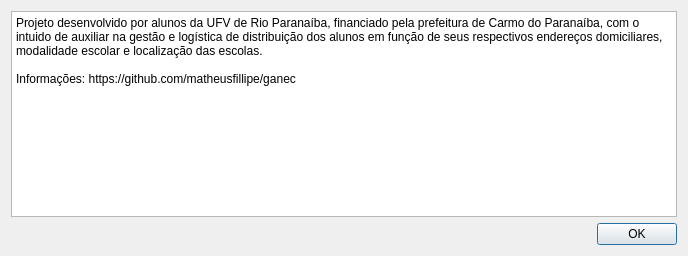
<?xml version="1.0" encoding="UTF-8"?>
<ui version="4.0">
 <class>Dialog</class>
 <widget class="QDialog" name="Dialog">
  <property name="geometry">
   <rect>
    <x>0</x>
    <y>0</y>
    <width>688</width>
    <height>256</height>
   </rect>
  </property>
  <property name="windowTitle">
   <string>Dialog</string>
  </property>
  <layout class="QGridLayout" name="gridLayout">
   <item row="0" column="0">
    <widget class="QPlainTextEdit" name="plainTextEdit">
     <property name="readOnly">
      <bool>true</bool>
     </property>
     <property name="plainText">
      <string>Projeto desenvolvido por alunos da UFV de Rio Paranaíba, financiado pela prefeitura de Carmo do Paranaíba, com o intuido de auxiliar na gestão e logística de distribuição dos alunos em função de seus respectivos endereços domiciliares, modalidade escolar e localização das escolas.

Informações: https://github.com/matheusfillipe/ganec</string>
     </property>
    </widget>
   </item>
   <item row="1" column="0">
    <widget class="QDialogButtonBox" name="buttonBox">
     <property name="orientation">
      <enum>Qt::Horizontal</enum>
     </property>
     <property name="standardButtons">
      <set>QDialogButtonBox::Ok</set>
     </property>
    </widget>
   </item>
  </layout>
 </widget>
 <resources/>
 <connections>
  <connection>
   <sender>buttonBox</sender>
   <signal>accepted()</signal>
   <receiver>Dialog</receiver>
   <slot>accept()</slot>
   <hints>
    <hint type="sourcelabel">
     <x>248</x>
     <y>254</y>
    </hint>
    <hint type="destinationlabel">
     <x>157</x>
     <y>274</y>
    </hint>
   </hints>
  </connection>
  <connection>
   <sender>buttonBox</sender>
   <signal>rejected()</signal>
   <receiver>Dialog</receiver>
   <slot>reject()</slot>
   <hints>
    <hint type="sourcelabel">
     <x>316</x>
     <y>260</y>
    </hint>
    <hint type="destinationlabel">
     <x>286</x>
     <y>274</y>
    </hint>
   </hints>
  </connection>
 </connections>
</ui>
